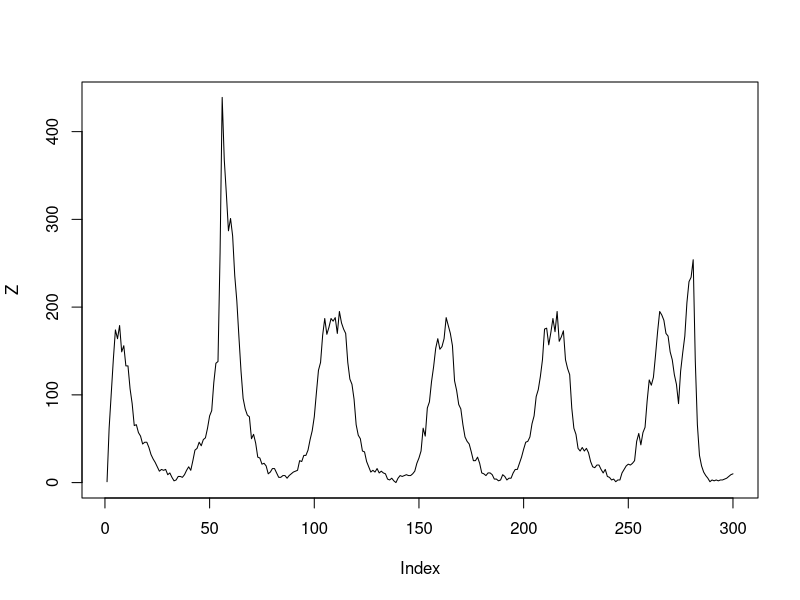
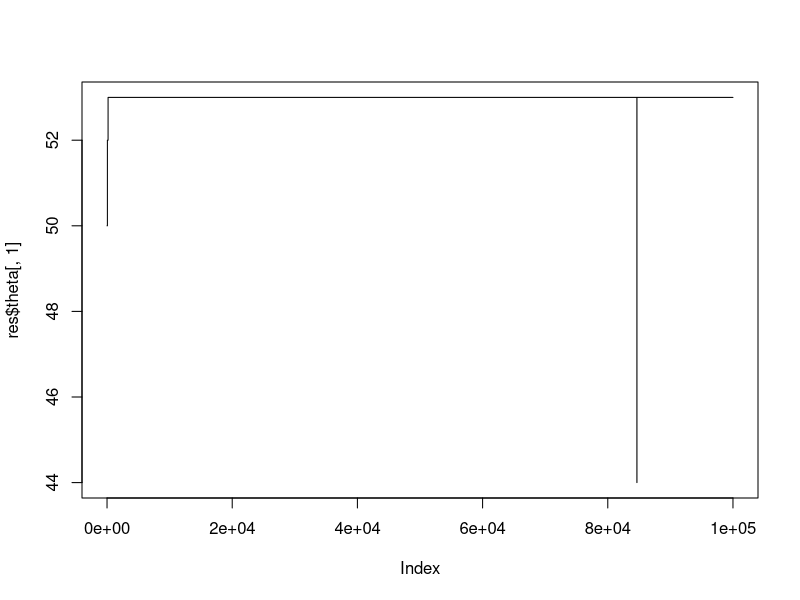
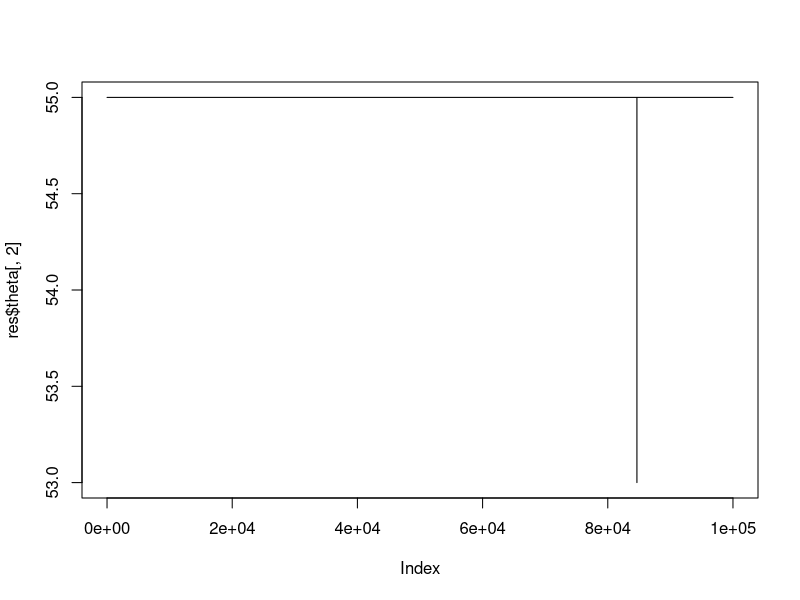
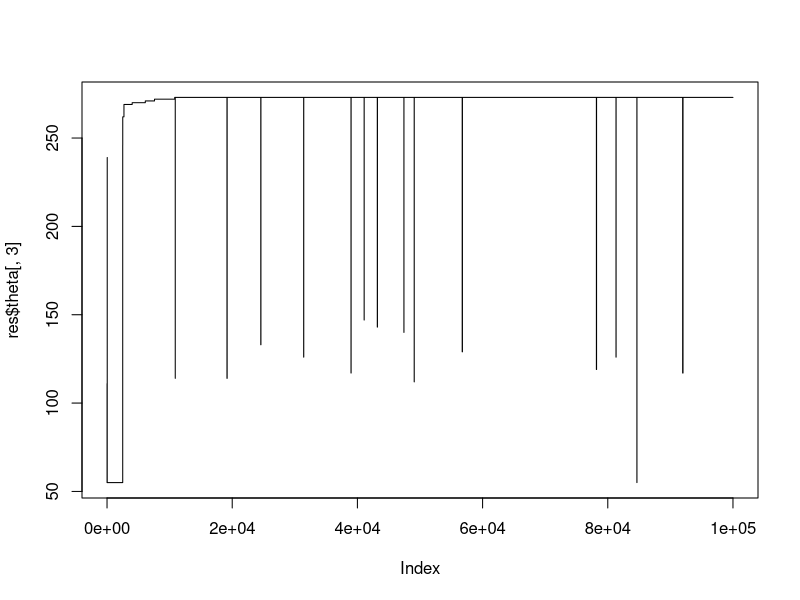
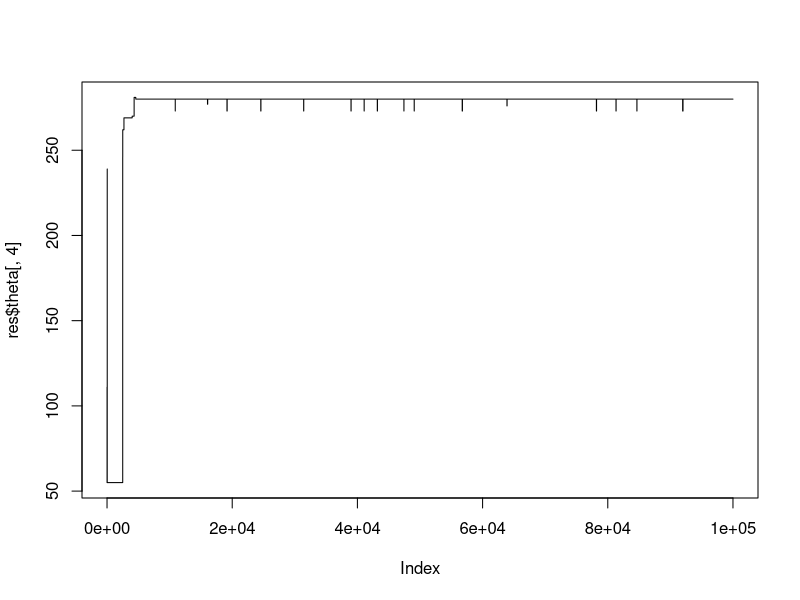
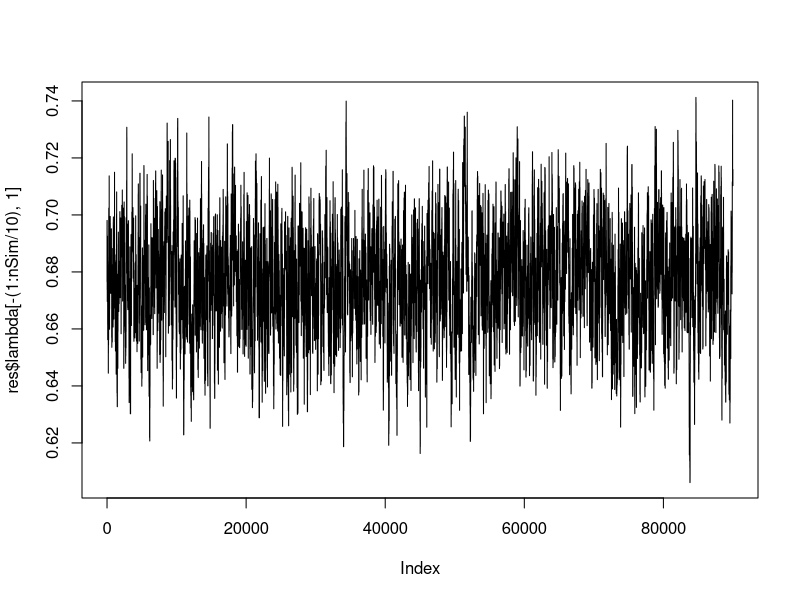
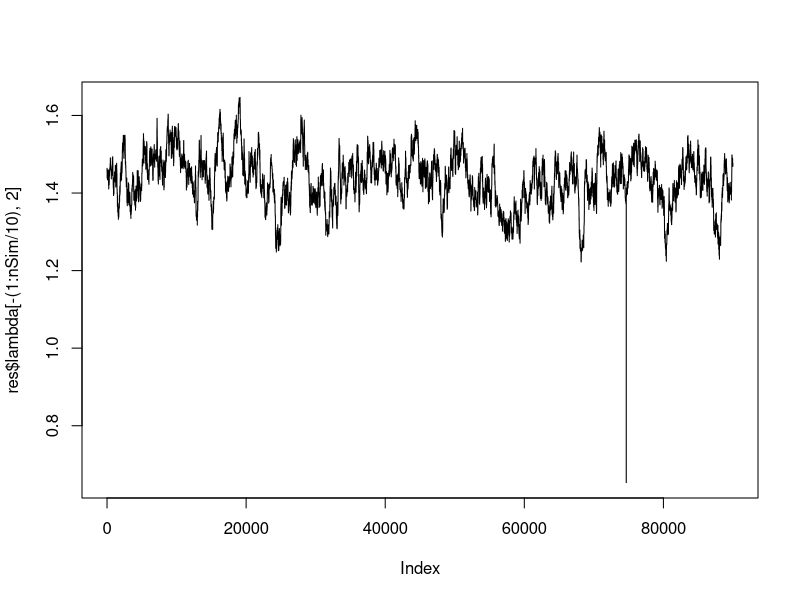
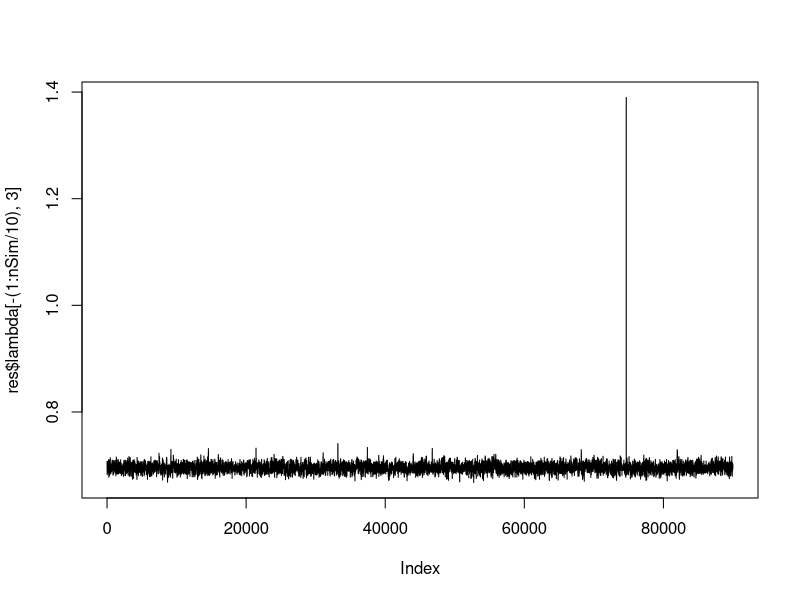

These charts were generated, in order, by the following R code:
## ---- chunk 1

rbern <- function(n, p) {
    rbinom(n, 1, p)
}


## ---- chunk 2
#

# start to simulate data

####


N <- 299
t <- 1:N
gamma  <- c(log(10), 0.7, 1.7)

K <- 4

theta  <- c(53, 55, 273,280)

lambda <- c(0.7, 1.5, 0.7, 1.1,0.5)




vlambda <- rep(lambda, diff(c(0, theta, N)))

rho <- 2*pi/52
INDEP <- data.frame(x0=1, x1=sin(rho*t), x2=cos(rho*t))
nu <- exp(as.matrix(INDEP) %*% gamma)

Z <- numeric(N)
Z[1] <- 1


X <- rpois(1:N, nu)

for (i in 2:(N + 1)) {
  Z[i] <- X[i - 1] + rpois(1, vlambda[i - 1] * Z[i - 1])
}


plot(Z, type = "l")
###
#end of simulation
###

length(Z)

mean(Z)
## ---- chunk 3

  compute_post <- function(lambda, theta_star, nu) {
    vepi_star <- rep(lambda, diff(c(0, theta_star, N))) #make into vector
    LL_star <- sum(dpois(Z[2:(N + 1)], nu + vepi_star*Z[1:N], log = T)) #likelihood of the new parameters
    prior_star <- sum(dgamma(lambda ,1 , 1, log = TRUE))
    post_star <- LL_star + prior_star #new log posterior
  }


death_theta <- function(K ,theta, lambda, gamma, INDEP, LL) {

    
    m <- sample(1:length(theta), 1)                   #sample which to remove
    theta_star <- theta[c(-m)]                 # remove

    lambda1 <- lambda[m]     #find adjacent values to change point m
    lambda2 <- lambda[m + 1]
    
    temp_theta = c(0, theta, N)
    j = m + 1
    
    #crate new value
    lambda0 <- lambda1^((temp_theta[j] - temp_theta[j - 1])/(temp_theta[j + 1] - temp_theta[j - 1])) * lambda2^((temp_theta[j + 1] - temp_theta[j])/(temp_theta[j+1] - temp_theta[j-1]))
    
    #new lambda proposal vector
    lambda_star <- lambda
    lambda_star[m] <- lambda0
    lambda_star <- lambda_star[-c(m + 1)]

  
    #edge case handling
    if (K == 1) {
    vepi_star <- rep(lambda_star, N)
    
    } else {
      vepi_star <- rep(lambda_star, diff(c(0, theta_star, N)))
      
    }
    
    LL_star <- sum(dpois(Z[2:(N + 1)], nu + vepi_star*Z[1:N], log = T)) #likelihood of the new parameters
    
    
    if (K == 1) {
    prior_star <- sum(dgamma(lambda_star, 1, 1, log = TRUE)) 
    } else {
      prior_star <- sum(dgamma(lambda_star, 1, 1, log = TRUE)) + sum(dunif(theta_star, 0, N, log = TRUE))
    }
    
    post_star <- LL_star + prior_star #new log posterior
    
    
    alpha <- post_star - LL - 2*log(lambda1 + lambda2) + log(lambda0)
    
    if (alpha > log(runif(1))) {
      list(K = K - 1, theta = theta_star, lambda = lambda_star, INDEP = INDEP, gamma = gamma, LL = post_star)
    }  else {
     list(K = K, theta = theta, lambda = lambda,INDEP = INDEP,
                gamma = gamma, LL = LL)
      
    }
    
} 






birth_theta <- function(K ,theta, lambda, gamma, INDEP, LL) {
  
    theta_m <- sample(setdiff(1:N, theta), 1)  # birth
    theta_star <- sort(c(theta, theta_m))
    
    m <- which(theta_star == theta_m)       # since 1 and N are attached to theta, 1 < m < N
    
    u <- runif(1)
    
    if (m == 1) {
      lambda0 <- lambda[1]
      lambda1 <- lambda0*(u/(1 - u))^((theta_star[2] - theta_star[1])/theta_star[2])
      lambda2 <- lambda0*((1 - u)/u)^(theta_star[1]/theta_star[2])
      lambda_star <- c(lambda1, lambda2, lambda[-1])
      
    }
    else if (m == length(theta_star)) {
      
      lambda0 <- lambda[K + 1]
      lambda1 <- lambda0*(u/(1 - u))^((theta_star[m] - theta_star[m - 1])/(N - theta_star[m - 1]))
      lambda2 <- lambda0*((1 - u)/u)^((N - theta_star[m])/(N - theta_star[m - 1]))
      lambda_star <- c(lambda[1:K], lambda1, lambda2)
    }
    
    else {
      lambda0 <- lambda[m]
      lambda1 <- lambda0*(u/(1 - u))^((theta_star[m] - theta_star[m - 1])/(theta_star[m + 1] - theta_star[m - 1]))
      lambda2 <- lambda0*((1 - u)/u)^((theta_star[m + 1] - theta_star[m])/(theta_star[m + 1] - theta_star[m - 1]))
      lambda_star <- c(lambda[1:(m - 1)], lambda1, lambda2, lambda[(m + 1):(K + 1)])
      
    }

    vepi_star <- rep(lambda_star, diff(c(0, theta_star, N)))
    LL_star <- sum(dpois(Z[2:(N + 1)], nu + vepi_star*Z[1:N], log = T)) #likelihood of the new parameters
    
    
    if (K == 1) {
    prior_star <- sum(dgamma(lambda_star ,1 , 1, log = TRUE)) 
    } else {
      prior_star <- sum(dgamma(lambda_star ,1 , 1, log = TRUE)) + sum(dunif(theta_star, 0, N, log = TRUE))
    }
    
    post_star <- LL_star + prior_star #new log posterior
    

    alpha <- post_star + 2*log(lambda1 + lambda2) - log(lambda0) - LL
    
    if (alpha > log(runif(1))) list(K = K + 1, theta = theta_star, lambda = lambda_star, INDEP = INDEP, gamma = gamma, LL = post_star)
    else list(K = K, theta = theta, lambda = lambda,INDEP = INDEP,
                gamma = gamma, LL = LL)

  
}
  

change_theta <- function(K, theta, lambda, gamma, INDEP, LL) {
  
  nu <- exp(as.matrix(INDEP) %*% gamma)
  K <- K
  j <- sample(1:K, size = 1) + 1# select a theta 50, 70
  
  
  temp_theta <- c(0, theta, N)
  
  s_star <- ceiling(runif(1,temp_theta[j - 1], temp_theta[j + 1] - 1 ))
  #s_star <- temp_theta[j] + sample(c(-1,1),1)
  
  theta_star <- theta
  theta_star[j - 1] <- s_star


   vepi_star <- rep(lambda, diff(c(0, theta_star, N))) #make into vector
   LL_star <- sum(dpois(Z[2:(N + 1)], nu + vepi_star*Z[1:N], log = T)) #likelihood of the new parameters
   prior_star <- sum(dgamma(lambda, 1, 1, log = TRUE)) + sum(dunif(theta_star, 0, N, log = TRUE))#0#sum(dgamma(lambda ,2 , 20, log = TRUE))
   post_star <- LL_star + prior_star #new log posterior

  
  #post_star <- compute_post(lambda, theta_star, nu)
  
  
  U <- runif(1)
    
    if (log(U) < post_star - LL) {
    
    return(list(K = K, theta = theta_star, lambda = lambda, INDEP = INDEP, gamma = gamma, LL = post_star))
    
  } else {
    return(list(K = K, theta = theta, lambda = lambda,INDEP = INDEP,
                gamma = gamma, LL = LL))
  }
  
}


change_lambda <- function(K ,theta, lambda, gamma, INDEP, LL) {
  
  nu <- exp(as.matrix(INDEP) %*% gamma)
  K <- K
  j <- sample(1:(K + 1), size = 1)# select a theta 50, 70
  
  lambda_star <- lambda
  lambda_star <- lambda_star + rnorm(K + 1, 0, 0.01)
  #lambda_star[j] <- lambda_star[j] + rnorm(1,0,0.01)
  
  vepi_star <- rep(lambda_star, diff(c(0, theta, N))) #make into vector
  
  LL_star <- sum(dpois(Z[2:(N + 1)], nu + vepi_star*Z[1:N], log = T)) #likelihood of the new parameters
  
  prior_star <-  sum(dgamma(lambda_star, 1, 1, log = TRUE)) + sum(dunif(theta, 0, N, log = TRUE)) #sum(dgamma(lambda_star, 1, 1, log = TRUE))
  post_star <- LL_star + prior_star #new log posterior
  
  
  U = runif(1)
  
  if (log(U) < post_star - LL) {
    
    return(list(K = K, theta = theta, lambda = lambda_star, LL = post_star, gamma = gamma, INDEP = INDEP))
    
  } else {
    return(list(K = K, theta = theta, lambda = lambda, LL = LL ,gamma = gamma, INDEP = INDEP))
  }
  
}




## call update_theta then update number of change points K
## and lambda
## then use LL to accept or reject

 

update_param <- function(K, theta, lambda, gamma, INDEP, LL) {
  
  p = runif(1)
  if (p < 0.25) {
    output <- change_lambda(K, theta, lambda, gamma, INDEP, LL)
  } else if (p < 2/4) {
    output <- change_theta(K, theta, lambda, gamma, INDEP, LL)
  } else if ( K < 1 | p < 3/4) {
    output <- birth_theta(K, theta, lambda, gamma, INDEP, LL)
  } else {
    output <- death_theta(K, theta, lambda, gamma, INDEP, LL)
  }
  
  # if (rbern(1,0.5) == 1) {
  # output <- change_lambda(K, theta, lambda, gamma, INDEP, LL)
  # 
  # } else {
  # output <- change_theta(K, theta, lambda, gamma, INDEP, LL)
  # 
  # }


 
  return(output)

}

# library(compiler)
# birth_theta <- compiler::cmpfun(birth_theta)
# death_theta <- compiler::cmpfun(death_theta)
# change_theta <- compiler::cmpfun(change_theta)
# change_lambda <- compiler::cmpfun(change_lambda)
# update_param <- compiler::cmpfun(update_param)
## ---- chunk 4

## update number of change points theta

undebug(death_theta)

nSim <- 100000
#pre-allocate
res <- list(K = numeric(nSim),
            theta = matrix(0, nSim, N),
            lambda = matrix(0, nSim, N))

 


output <- list(K = 3, theta = c(50,55,200), lambda = c( 0.5, 1.15, 0.7, 0.5), LL = -Inf,
               gamma = c(log(10), 0.7, 1.7), INDEP = INDEP)

system.time(

  for (i in 1:nSim) {        
   output <-  update_param(output$K, output$theta, output$lambda,output$gamma, output$INDEP, output$LL)
   k <- output$K
   res$K[i] <- k
   if (length(output$theta) == 0) {
     res$theta[i, ] <-   0
   } else {
   res$theta[i, ] <-   c(output$theta, rep(output$theta[k], N - k))
   }
   res$lambda[i, ] <- c(output$lambda, rep(output$lambda[K + 1 ], N - k - 1))
}
)

undebug(death_theta)
undebug(birth_theta)
undebug(change_theta)
undebug(change_lambda)


## ---- chunk 5
plot(res$theta[,1], type = "l")
plot(res$theta[,2], type = "l")
plot(res$theta[,3], type = "l")
plot(res$theta[,4], type = "l")

plot(res$lambda[-(1:nSim/10),1], type = "l")
plot(res$lambda[-(1:nSim/10),2], type = "l")
plot(res$lambda[-(1:nSim/10),3], type = "l")
plot(res$lambda[-(1:nSim/10),4], type = "l")

# 
# plot(res$theta[,1], res$lambda[ ,1])
# plot(res$theta[,1], res$lambda[ ,2])
# plot(res$theta[,1], res$lambda[ ,3])
# 
# plot(res$theta[,2], res$lambda[ ,1])
# plot(res$theta[,2], res$lambda[ ,2])
# plot(res$theta[,2], res$lambda[ ,3])


# dev.off()

par(mfrow = c(3, 3))

plot(Z, type = "l")

plot(density(res$K))

plot(density(res$lambda[-(1:20000), 1], bw=0.01))
plot(density(res$lambda[-(1:20000), 2], bw=0.01))
plot(density(res$lambda[-(1:20000), 3], bw=0.01))
plot(density(res$lambda[-(1:20000), 4], bw=0.01))
plot(density(res$lambda[-(1:20000), 5], bw=0.01))
plot(density(res$lambda[-(1:20000), 6], bw=0.01))
plot(density(res$lambda[-(1:20000), 7], bw=0.01))

plot(density(res$theta[-(1:20000), 1], bw=1))
plot(density(res$theta[-(1:20000), 2], bw=1))
plot(density(res$theta[-(1:20000), 3], bw=1))
plot(density(res$theta[-(1:20000), 4], bw=0.1))
plot(density(res$theta[-(1:20000), 5], bw=0.1))
plot(density(res$theta[-(1:20000), 6], bw=0.1))
# 
# 
# theta  <- c(40, 55, 150, 250, 275)
# 
# lambda <- c(0.7, 1.2, 0.7, 0.3, 0.2, 1.2)
